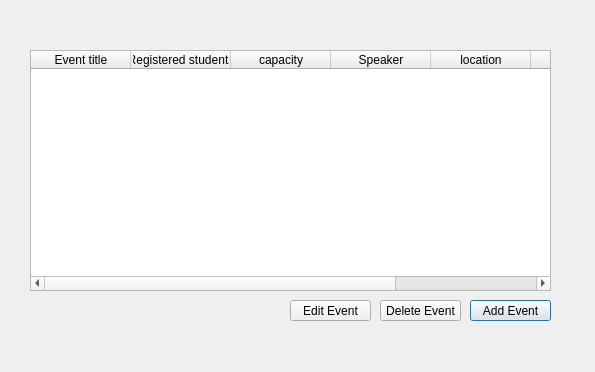
<?xml version="1.0" encoding="UTF-8"?>
<ui version="4.0">
 <class>AdminEventView</class>
 <widget class="QDialog" name="AdminEventView">
  <property name="geometry">
   <rect>
    <x>0</x>
    <y>0</y>
    <width>595</width>
    <height>372</height>
   </rect>
  </property>
  <property name="windowTitle">
   <string>Dialog</string>
  </property>
  <widget class="QTableWidget" name="Events_TableWidget">
   <property name="geometry">
    <rect>
     <x>30</x>
     <y>50</y>
     <width>521</width>
     <height>241</height>
    </rect>
   </property>
   <column>
    <property name="text">
     <string>Event title</string>
    </property>
   </column>
   <column>
    <property name="text">
     <string>Registered students</string>
    </property>
   </column>
   <column>
    <property name="text">
     <string>capacity</string>
    </property>
   </column>
   <column>
    <property name="text">
     <string>Speaker</string>
    </property>
   </column>
   <column>
    <property name="text">
     <string>location</string>
    </property>
   </column>
   <column>
    <property name="text">
     <string>Date</string>
    </property>
   </column>
   <column>
    <property name="text">
     <string>Time</string>
    </property>
   </column>
  </widget>
  <widget class="QPushButton" name="AddEvent_Button">
   <property name="geometry">
    <rect>
     <x>470</x>
     <y>300</y>
     <width>81</width>
     <height>21</height>
    </rect>
   </property>
   <property name="text">
    <string>Add Event</string>
   </property>
  </widget>
  <widget class="QPushButton" name="DeleteEvent_Button">
   <property name="geometry">
    <rect>
     <x>380</x>
     <y>300</y>
     <width>81</width>
     <height>21</height>
    </rect>
   </property>
   <property name="text">
    <string>Delete Event</string>
   </property>
  </widget>
  <widget class="QPushButton" name="EditEvent_Button">
   <property name="geometry">
    <rect>
     <x>290</x>
     <y>300</y>
     <width>81</width>
     <height>21</height>
    </rect>
   </property>
   <property name="text">
    <string>Edit Event</string>
   </property>
  </widget>
 </widget>
 <resources/>
 <connections/>
</ui>
